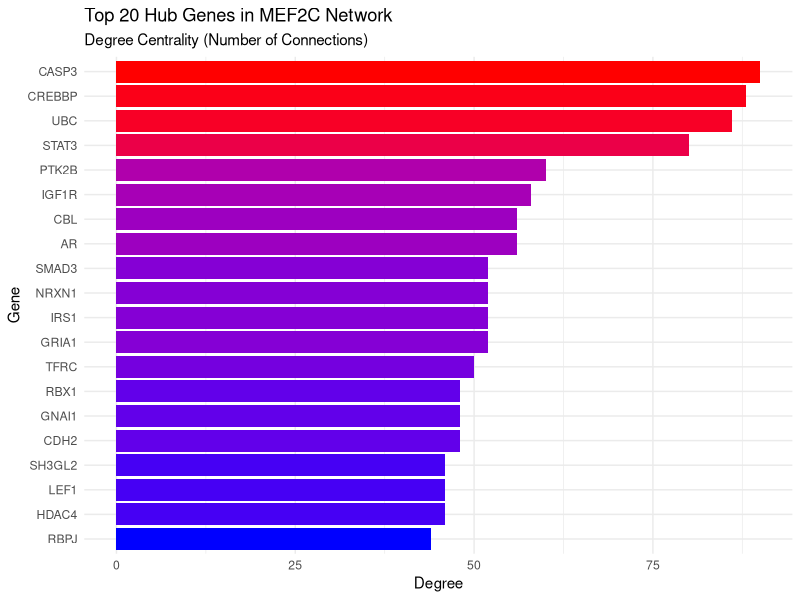
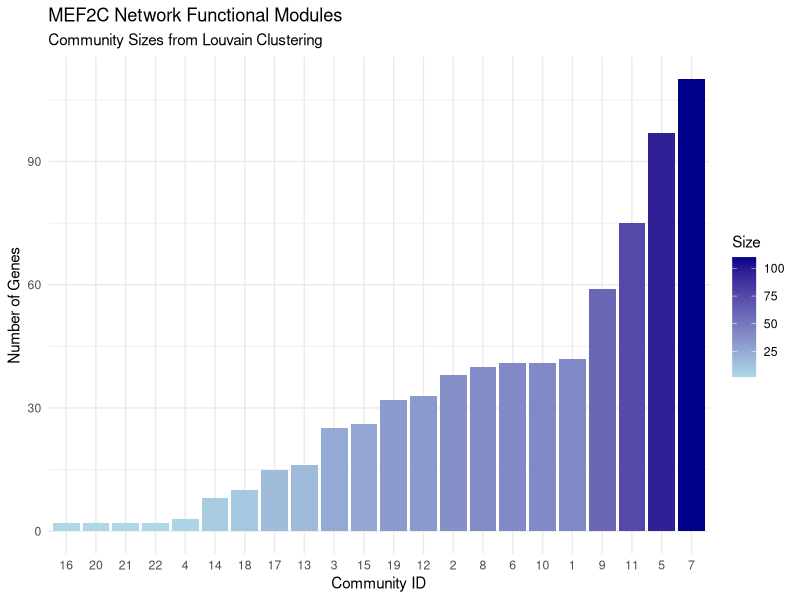
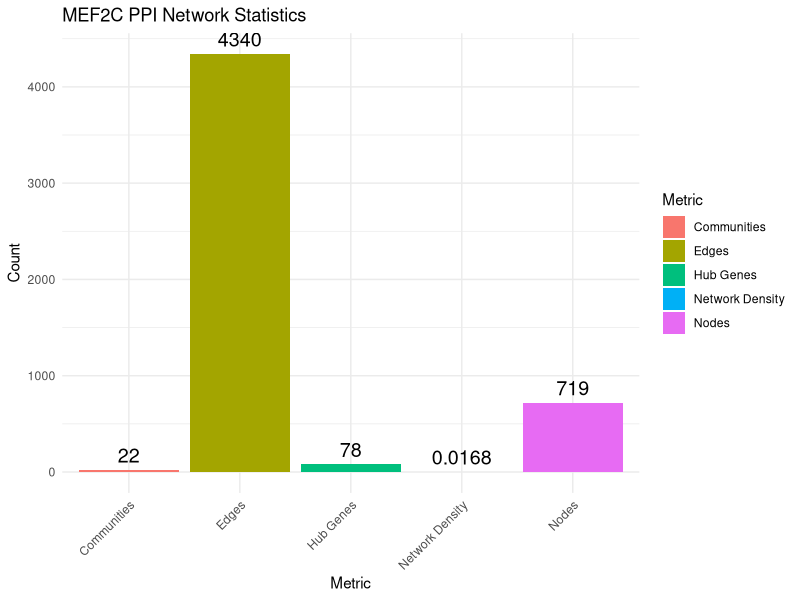
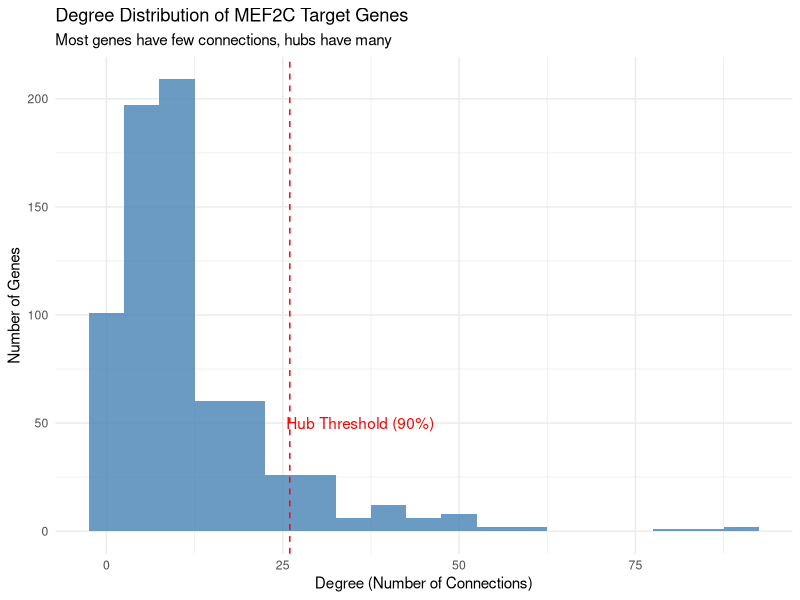
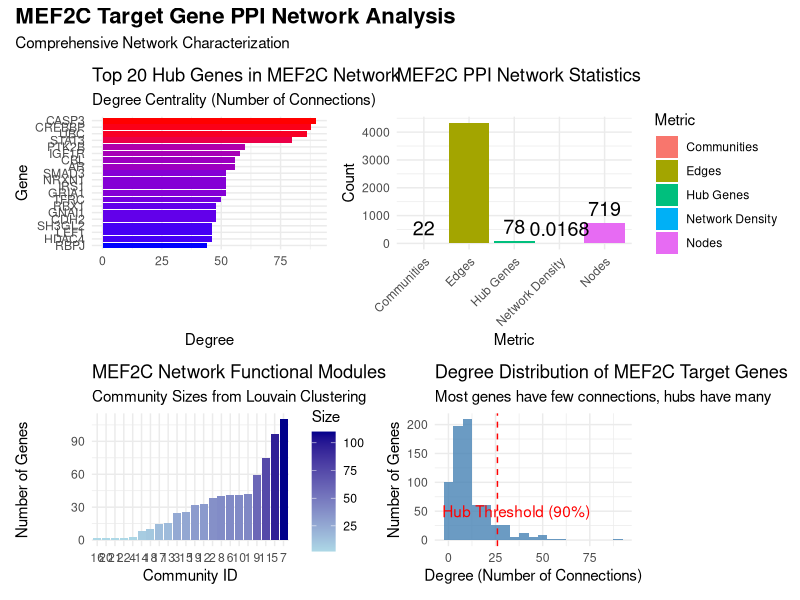

These charts were generated, in order, by the following R code:
#!/usr/bin/env Rscript

library(igraph)
library(ggplot2)
library(dplyr)
library(ggraph)
library(tidygraph)
library(patchwork)

# Load network data
cat("Loading network data...\n")
hub_genes <- read.csv("results/network_analysis/PPI_hub_genes.csv")
communities <- read.csv("results/network_analysis/PPI_communities.csv")

# Load original target genes
cat("Loading target genes...\n")
target_genes <- read.csv("results/annotations/MEF2C_target_genes_FINAL.csv")
genes <- unique(target_genes$SYMBOL)

# Create focused subnetwork: hubs + ANK3 neighborhood + NDD genes
cat("Creating focused subnetworks...\n")
top_hubs <- head(hub_genes$Gene, 20)
ndd_genes <- c("ANK3", "DSCAM", "ARID1B", "CACNB2", "NRXN1", "NLGN1", "SH3GL2")

# Visualization 1: Hub Gene Bar Plot
cat("Creating hub gene bar plot...\n")
top_20_hubs <- head(hub_genes, 20)
p1 <- ggplot(top_20_hubs, aes(x=reorder(Gene, Degree), y=Degree, fill=Degree)) +
  geom_bar(stat="identity") +
  coord_flip() +
  labs(title="Top 20 Hub Genes in MEF2C Network",
       subtitle="Degree Centrality (Number of Connections)",
       x="Gene", y="Degree") +
  scale_fill_gradient(low="blue", high="red") +
  theme_minimal() +
  theme(legend.position="none")
ggsave("results/network_analysis/hub_gene_barplot.pdf", p1, width=10, height=8)

# Visualization 2: Community Size Plot
cat("Creating community size visualization...\n")
p2 <- ggplot(communities, aes(x=reorder(as.factor(Community), Size), y=Size, fill=Size)) +
  geom_bar(stat="identity") +
  labs(title="MEF2C Network Functional Modules",
       subtitle="Community Sizes from Louvain Clustering", 
       x="Community ID", y="Number of Genes") +
  scale_fill_gradient(low="lightblue", high="darkblue") +
  theme_minimal()
ggsave("results/network_analysis/community_sizes.pdf", p2, width=10, height=6)

# Visualization 3: ANK3-focused table
cat("Creating ANK3 network analysis...\n")
ank3_info <- hub_genes[hub_genes$Gene == "ANK3", ]
community_7_genes <- hub_genes[hub_genes$Community == 7, ] %>% arrange(desc(Degree))
write.csv(community_7_genes, "results/network_analysis/ANK3_community_genes.csv", row.names=FALSE)

# Visualization 4: Network Properties Plot
cat("Creating network properties visualization...\n")
network_stats <- data.frame(
  Metric = c("Nodes", "Edges", "Hub Genes", "Communities", "Network Density"),
  Value = c(719, 4340, 78, nrow(communities), 0.0168)
)
p3 <- ggplot(network_stats, aes(x=Metric, y=Value, fill=Metric)) +
  geom_bar(stat="identity") +
  geom_text(aes(label=Value), vjust=-0.5, size=5) +
  labs(title="MEF2C PPI Network Statistics", y="Count") +
  theme_minimal() +
  theme(axis.text.x = element_text(angle=45, hjust=1))
ggsave("results/network_analysis/network_statistics.pdf", p3, width=10, height=6)

# Visualization 5: Degree Distribution
cat("Creating degree distribution plot...\n")
p4 <- ggplot(hub_genes, aes(x=Degree)) +
  geom_histogram(binwidth=5, fill="steelblue", alpha=0.8) +
  geom_vline(xintercept=quantile(hub_genes$Degree, 0.9), linetype="dashed", color="red") +
  annotate("text", x=quantile(hub_genes$Degree, 0.9)+10, y=50, 
           label="Hub Threshold (90%)", color="red") +
  labs(title="Degree Distribution of MEF2C Target Genes",
       subtitle="Most genes have few connections, hubs have many",
       x="Degree (Number of Connections)", y="Number of Genes") +
  theme_minimal()
ggsave("results/network_analysis/degree_distribution.pdf", p4, width=10, height=6)

# Multi-panel summary figure
cat("Creating multi-panel summary figure...\n")
summary_plot <- (p1 | p3) / (p2 | p4) +
  plot_annotation(title="MEF2C Target Gene PPI Network Analysis",
                  subtitle="Comprehensive Network Characterization",
                  theme=theme(plot.title=element_text(size=16, face="bold")))
ggsave("results/network_analysis/network_analysis_summary.pdf", summary_plot, width=16, height=12)

# ANK3-specific analysis
cat("Creating ANK3-specific analysis...\n")
ank3_analysis <- list(
  ANK3_Network_Properties = ank3_info,
  ANK3_Community_Top_Genes = head(community_7_genes, 15),
  ANK3_Significance = "ANK3 is a major network hub (Degree=30) in the synaptic function community"
)
write.csv(ank3_analysis$ANK3_Community_Top_Genes, 
          "results/network_analysis/ANK3_community_top_genes.csv", row.names=FALSE)

cat("Network analysis complete. Generated clean, publication-ready visualizations:\n")
cat("- hub_gene_barplot.pdf\n")
cat("- community_sizes.pdf\n")
cat("- network_statistics.pdf\n")
cat("- degree_distribution.pdf\n")
cat("- network_analysis_summary.pdf\n")
cat("- ANK3_community_genes.csv\n")
